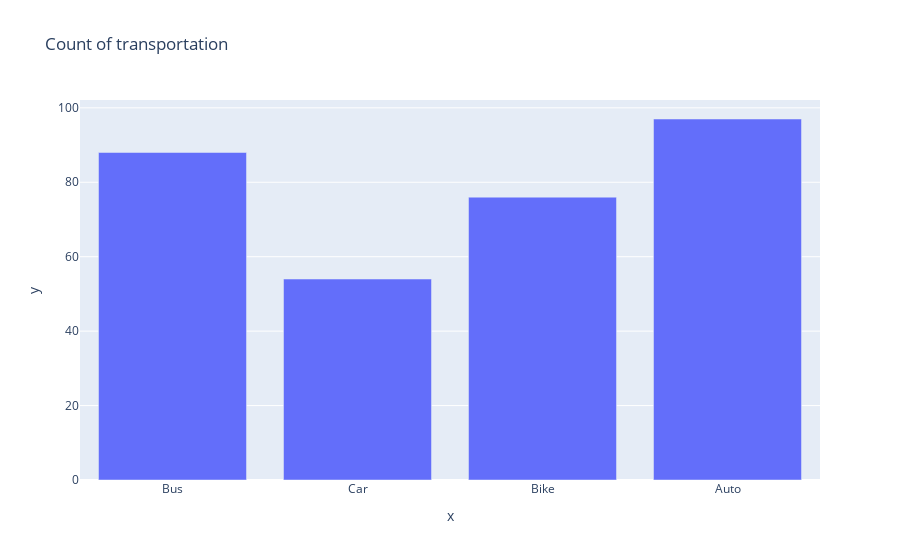

Here is the notebook cell this chart was saved with:
### Code cell
Transport=["Bus","Car","Bike","Auto"]
values=np.random.randint(50,100,4)

fig=px.bar(x=Transport,y=values,title="Count of transportation")
fig.show()

### Figure 1 — Plotly figure (JSON) as saved in the notebook; plotly's stock layout.template omitted (floating-point values rounded to 4 significant figures)
{"data": [{"hovertemplate": "x=%{x}<br>y=%{y}<extra></extra>", "legendgroup": "", "marker": {"color": "#636efa", "pattern": {"shape": ""}}, "name": "", "orientation": "v", "showlegend": false, "textposition": "auto", "type": "bar", "x": ["Bus", "Car", "Bike", "Auto"], "xaxis": "x", "y": [88, 54, 76, 97], "yaxis": "y"}], "layout": {"barmode": "relative", "legend": {"tracegroupgap": 0}, "title": {"text": "Count of transportation"}, "xaxis": {"anchor": "y", "domain": [0, 1], "title": {"text": "x"}}, "yaxis": {"anchor": "x", "domain": [0, 1], "title": {"text": "y"}}}}
